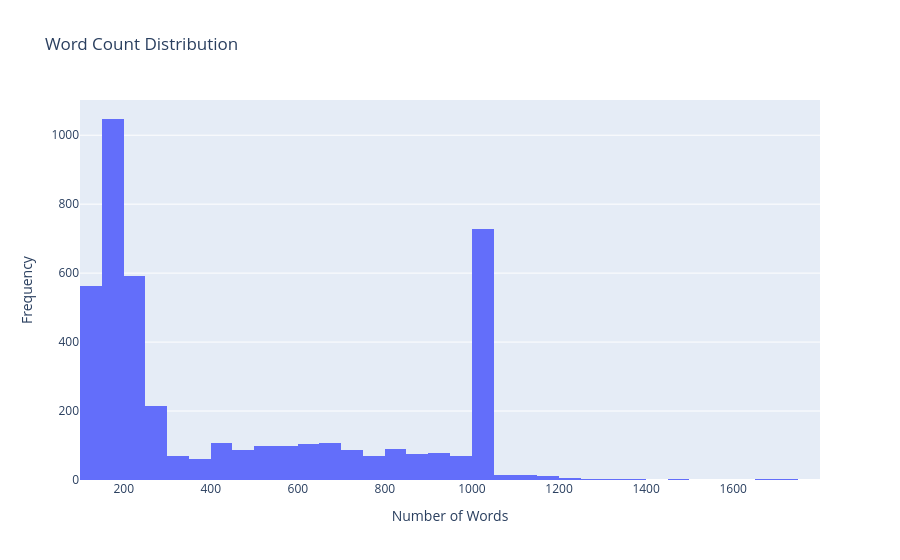

The notebook cell this image was saved under:
### Code cell
fig = px.histogram(df_cleaned, x='word_counts', title='Word Count Distribution', labels={'word_counts': 'Number of Words'})
fig.update_layout(xaxis_title='Number of Words', yaxis_title='Frequency')
fig.show()

### Figure 1 — Plotly figure (JSON) as saved in the notebook; plotly's stock layout.template omitted (floating-point values rounded to 4 significant figures; data arrays with more than 128 entries replaced by an {"elided": "..."} marker saying what was removed)
{"data": [{"alignmentgroup": "True", "bingroup": "x", "hovertemplate": "Number of Words=%{x}<br>count=%{y}<extra></extra>", "legendgroup": "", "marker": {"color": "#636efa"}, "name": "", "offsetgroup": "", "orientation": "v", "showlegend": false, "type": "histogram", "x": {"elided": "4421 int values"}, "xaxis": "x", "yaxis": "y"}], "layout": {"barmode": "relative", "legend": {"tracegroupgap": 0}, "title": {"text": "Word Count Distribution"}, "xaxis": {"anchor": "y", "domain": [0, 1], "title": {"text": "Number of Words"}}, "yaxis": {"anchor": "x", "domain": [0, 1], "title": {"text": "Frequency"}}}}
